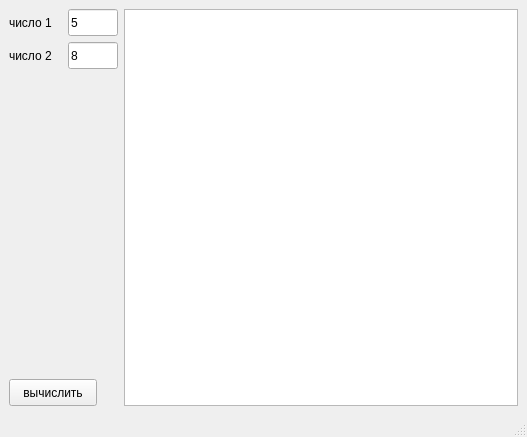
<?xml version="1.0" encoding="UTF-8"?>
<ui version="4.0">
 <class>MainWindow</class>
 <widget class="QMainWindow" name="MainWindow">
  <property name="geometry">
   <rect>
    <x>0</x>
    <y>0</y>
    <width>527</width>
    <height>437</height>
   </rect>
  </property>
  <property name="windowTitle">
   <string>Первая программа на QT</string>
  </property>
  <widget class="QWidget" name="centralwidget">
   <layout class="QHBoxLayout" name="horizontalLayout_3">
    <item>
     <layout class="QVBoxLayout" name="verticalLayout">
      <item>
       <layout class="QHBoxLayout" name="horizontalLayout">
        <item>
         <widget class="QLabel" name="label">
          <property name="maximumSize">
           <size>
            <width>53</width>
            <height>27</height>
           </size>
          </property>
          <property name="text">
           <string>число 1</string>
          </property>
         </widget>
        </item>
        <item>
         <widget class="QLineEdit" name="lineEdit_num1">
          <property name="minimumSize">
           <size>
            <width>50</width>
            <height>27</height>
           </size>
          </property>
          <property name="maximumSize">
           <size>
            <width>50</width>
            <height>27</height>
           </size>
          </property>
          <property name="text">
           <string>5</string>
          </property>
         </widget>
        </item>
       </layout>
      </item>
      <item>
       <layout class="QHBoxLayout" name="horizontalLayout_2">
        <item>
         <widget class="QLabel" name="label_2">
          <property name="maximumSize">
           <size>
            <width>53</width>
            <height>27</height>
           </size>
          </property>
          <property name="text">
           <string>число 2</string>
          </property>
         </widget>
        </item>
        <item>
         <widget class="QLineEdit" name="lineEdit_num2">
          <property name="minimumSize">
           <size>
            <width>50</width>
            <height>27</height>
           </size>
          </property>
          <property name="maximumSize">
           <size>
            <width>50</width>
            <height>27</height>
           </size>
          </property>
          <property name="text">
           <string>8</string>
          </property>
         </widget>
        </item>
       </layout>
      </item>
      <item>
       <spacer name="verticalSpacer">
        <property name="orientation">
         <enum>Qt::Vertical</enum>
        </property>
        <property name="sizeHint" stdset="0">
         <size>
          <width>20</width>
          <height>40</height>
         </size>
        </property>
       </spacer>
      </item>
      <item>
       <widget class="QPushButton" name="pushButton_calc">
        <property name="minimumSize">
         <size>
          <width>88</width>
          <height>27</height>
         </size>
        </property>
        <property name="maximumSize">
         <size>
          <width>88</width>
          <height>27</height>
         </size>
        </property>
        <property name="text">
         <string>вычислить</string>
        </property>
       </widget>
      </item>
     </layout>
    </item>
    <item>
     <widget class="QPlainTextEdit" name="plainTextEdit_report"/>
    </item>
   </layout>
  </widget>
  <widget class="QMenuBar" name="menubar">
   <property name="geometry">
    <rect>
     <x>0</x>
     <y>0</y>
     <width>527</width>
     <height>24</height>
    </rect>
   </property>
  </widget>
  <widget class="QStatusBar" name="statusbar"/>
 </widget>
 <resources/>
 <connections/>
</ui>
